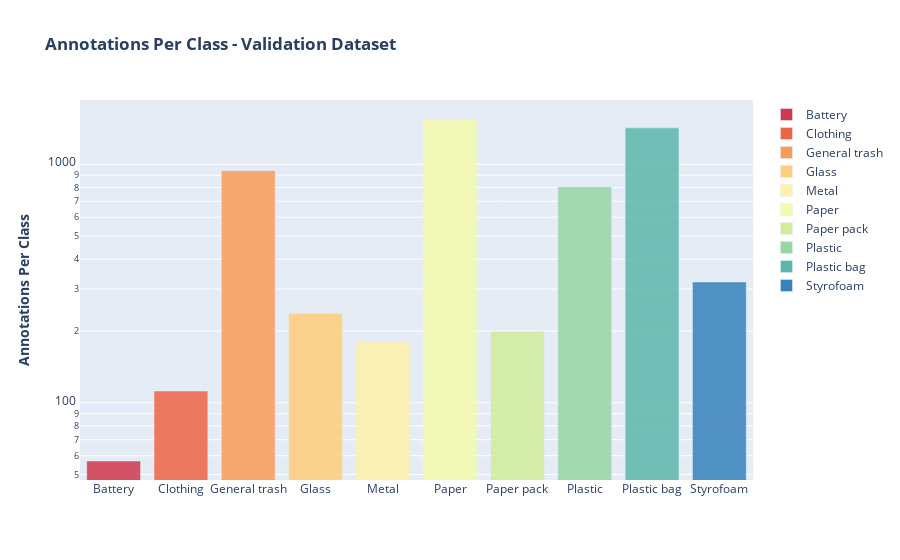

The notebook cell this image was saved under:
### Code cell
fig = px.bar(ValDataset_df.class_name.value_counts().sort_index(), 
             color=train_df.class_name.value_counts().sort_index().index, opacity=0.85,
             color_discrete_sequence=LABEL_COLORS, log_y=True,
             labels={"y":"Annotations Per Class", "x":""},
             title="<b>Annotations Per Class - Validation Dataset</b>",)
fig.update_layout(legend_title=None,
                  xaxis_title="",
                  yaxis_title="<b>Annotations Per Class</b>")

fig.show()

### Figure 1 — Plotly figure (JSON) as saved in the notebook; plotly's stock layout.template omitted (floating-point values rounded to 4 significant figures)
{"data": [{"alignmentgroup": "True", "hovertemplate": "color=Battery<br>index=%{x}<br>value=%{y}<extra></extra>", "legendgroup": "Battery", "marker": {"color": "rgb(208, 56, 78)", "opacity": 0.85, "pattern": {"shape": ""}}, "name": "Battery", "offsetgroup": "Battery", "orientation": "v", "showlegend": true, "textposition": "auto", "type": "bar", "x": ["Battery"], "xaxis": "x", "y": [57], "yaxis": "y"}, {"alignmentgroup": "True", "hovertemplate": "color=Clothing<br>index=%{x}<br>value=%{y}<extra></extra>", "legendgroup": "Clothing", "marker": {"color": "rgb(238, 100, 69)", "opacity": 0.85, "pattern": {"shape": ""}}, "name": "Clothing", "offsetgroup": "Clothing", "orientation": "v", "showlegend": true, "textposition": "auto", "type": "bar", "x": ["Clothing"], "xaxis": "x", "y": [112], "yaxis": "y"}, {"alignmentgroup": "True", "hovertemplate": "color=General trash<br>index=%{x}<br>value=%{y}<extra></extra>", "legendgroup": "General trash", "marker": {"color": "rgb(250, 155, 88)", "opacity": 0.85, "pattern": {"shape": ""}}, "name": "General trash", "offsetgroup": "General trash", "orientation": "v", "showlegend": true, "textposition": "auto", "type": "bar", "x": ["General trash"], "xaxis": "x", "y": [940], "yaxis": "y"}, {"alignmentgroup": "True", "hovertemplate": "color=Glass<br>index=%{x}<br>value=%{y}<extra></extra>", "legendgroup": "Glass", "marker": {"color": "rgb(254, 206, 124)", "opacity": 0.85, "pattern": {"shape": ""}}, "name": "Glass", "offsetgroup": "Glass", "orientation": "v", "showlegend": true, "textposition": "auto", "type": "bar", "x": ["Glass"], "xaxis": "x", "y": [237], "yaxis": "y"}, {"alignmentgroup": "True", "hovertemplate": "color=Metal<br>index=%{x}<br>value=%{y}<extra></extra>", "legendgroup": "Metal", "marker": {"color": "rgb(255, 241, 168)", "opacity": 0.85, "pattern": {"shape": ""}}, "name": "Metal", "offsetgroup": "Metal", "orientation": "v", "showlegend": true, "textposition": "auto", "type": "bar", "x": ["Metal"], "xaxis": "x", "y": [180], "yaxis": "y"}, {"alignmentgroup": "True", "hovertemplate": "color=Paper<br>index=%{x}<br>value=%{y}<extra></extra>", "legendgroup": "Paper", "marker": {"color": "rgb(244, 250, 173)", "opacity": 0.85, "pattern": {"shape": ""}}, "name": "Paper", "offsetgroup": "Paper", "orientation": "v", "showlegend": true, "textposition": "auto", "type": "bar", "x": ["Paper"], "xaxis": "x", "y": [1548], "yaxis": "y"}, {"alignmentgroup": "True", "hovertemplate": "color=Paper pack<br>index=%{x}<br>value=%{y}<extra></extra>", "legendgroup": "Paper pack", "marker": {"color": "rgb(209, 237, 156)", "opacity": 0.85, "pattern": {"shape": ""}}, "name": "Paper pack", "offsetgroup": "Paper pack", "orientation": "v", "showlegend": true, "textposition": "auto", "type": "bar", "x": ["Paper pack"], "xaxis": "x", "y": [199], "yaxis": "y"}, {"alignmentgroup": "True", "hovertemplate": "color=Plastic<br>index=%{x}<br>value=%{y}<extra></extra>", "legendgroup": "Plastic", "marker": {"color": "rgb(151, 213, 164)", "opacity": 0.85, "pattern": {"shape": ""}}, "name": "Plastic", "offsetgroup": "Plastic", "orientation": "v", "showlegend": true, "textposition": "auto", "type": "bar", "x": ["Plastic"], "xaxis": "x", "y": [805], "yaxis": "y"}, {"alignmentgroup": "True", "hovertemplate": "color=Plastic bag<br>index=%{x}<br>value=%{y}<extra></extra>", "legendgroup": "Plastic bag", "marker": {"color": "rgb(92, 183, 170)", "opacity": 0.85, "pattern": {"shape": ""}}, "name": "Plastic bag", "offsetgroup": "Plastic bag", "orientation": "v", "showlegend": true, "textposition": "auto", "type": "bar", "x": ["Plastic bag"], "xaxis": "x", "y": [1421], "yaxis": "y"}, {"alignmentgroup": "True", "hovertemplate": "color=Styrofoam<br>index=%{x}<br>value=%{y}<extra></extra>", "legendgroup": "Styrofoam", "marker": {"color": "rgb(54, 130, 186)", "opacity": 0.85, "pattern": {"shape": ""}}, "name": "Styrofoam", "offsetgroup": "Styrofoam", "orientation": "v", "showlegend": true, "textposition": "auto", "type": "bar", "x": ["Styrofoam"], "xaxis": "x", "y": [321], "yaxis": "y"}], "layout": {"autosize": true, "barmode": "relative", "legend": {"title": {}, "tracegroupgap": 0}, "title": {"text": "<b>Annotations Per Class - Validation Dataset</b>"}, "xaxis": {"anchor": "y", "autorange": true, "domain": [0, 1], "range": [-0.5, 9.5], "title": {"text": ""}, "type": "category"}, "yaxis": {"anchor": "x", "autorange": true, "domain": [0, 1], "range": [1.676, 3.269], "title": {"text": "<b>Annotations Per Class</b>"}, "type": "log"}}}
